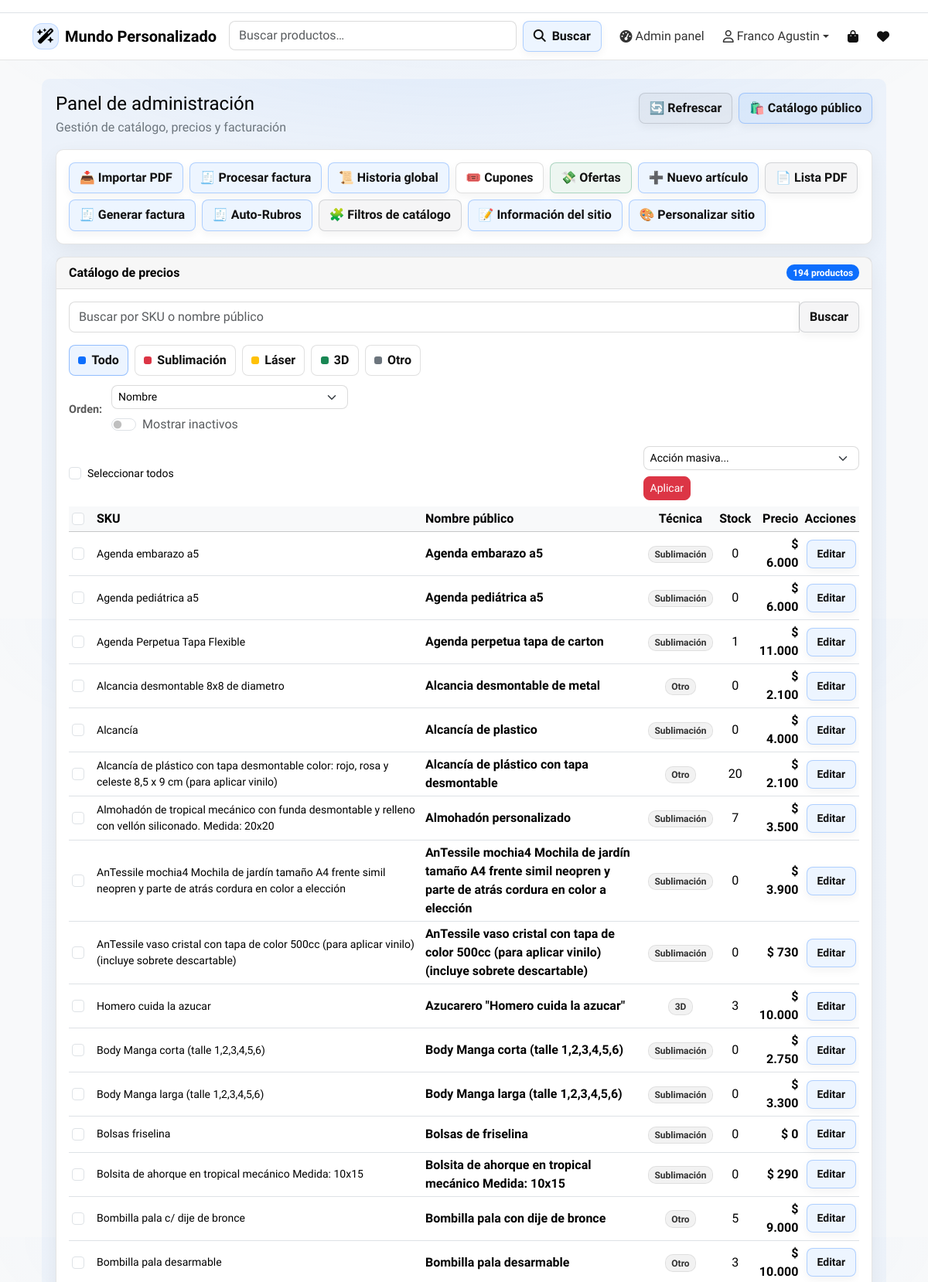
The page /owner/ (signed in, upper part) on the database its author committed.
### owner/models.py (models this page shows, shortened)
class SiteConfig(models.Model):
    primary_color   = models.CharField(max_length=20, default="#0d6efd")
    secondary_color = models.CharField(max_length=20, default="#6c757d")
    success_color   = models.CharField(max_length=20, default="#198754")
    danger_color    = models.CharField(max_length=20, default="#dc3545")
    background      = models.CharField(max_length=20, default="#ffffff")
    surface         = models.CharField(max_length=20, default="#ffffff")
    text_color      = models.CharField(max_length=20, default="#111111")
    muted_color     = models.CharField(max_length=20, default="#6c757d")
    primary_rgb = models.CharField(
        max_length=20,
        default="13,110,253",
        help_text="Formato: R,G,B (ej: 13,110,253)",
    )
    font_base = models.CharField(
        max_length=120,
        default="system-ui, -apple-system, Segoe UI, Roboto, Arial"
    )
    font_headings = models.CharField(
        max_length=120,
        default="system-ui, -apple-system, Segoe UI, Roboto, Arial"
    )
    google_fonts_url = models.URLField(blank=True, default="")
    texts = models.JSONField(default=dict, blank=True)
    updated_at = models.DateTimeField(auto_now=True)
    @classmethod
    def get_solo(cls):
        obj, _ = cls.objects.get_or_create(pk=1)
        return obj

### pdf/models.py (models this page shows, shortened)
class ProductoPrecio(models.Model):
    class TechChoices(models.TextChoices):
        SUB = "SUB", "Sublimación"
        LAS = "LAS", "Grabado láser"
        D3  = "3D",  "Impresión 3D"
        OTR = "OTR", "Otro"
    class RubroChoices(models.TextChoices):
        MATES = "MATES", "Mates"
        DIJES = "DIJES", "Dijes de acero"
        BOMB = "BOMB", "Bombillas"
        TERM = "TERM", "Termos"
        TAZA = "TAZA", "Tazas"
        LLAV = "LLAV", "Llaveros"
        OTRO = "OTRO", "Otros"
    lista_pdf = models.ForeignKey(
        ListaPrecioPDF,
        on_delete=models.SET_NULL,
        null=True,
        blank=True,
        related_name="productos",
    )
    sku = models.CharField(max_length=255, unique=True)
    nombre_publico = models.CharField(max_length=255)
    descripcion = models.TextField(blank=True, default="")
    precio_costo = models.DecimalField(
        max_digits=12, decimal_places=2, null=True, blank=True
    )
    imagen = models.ImageField(upload_to='productos/', null=True, blank=True)
    precio = models.DecimalField(max_digits=10, decimal_places=2)
    stock = models.IntegerField(default=0)
    tech = models.CharField(
        max_length=3,
        choices=TechChoices.choices,
        blank=True,
        default="",
    )
    rubro = models.CharField(
        max_length=80,
        blank=True,
        default="",
        help_text="Ej: Mates, Dijes de acero, Tazas, Llaveros..."
    )
    subrubro = models.CharField(
        max_length=80,
        blank=True,
        default="",
        help_text="Ej: Mate Imperial, Mate Camionero, Dije corazón, etc."
    )
    activo = models.BooleanField(default=True)
    created_at = models.DateTimeField(auto_now_add=True, null=True, blank=True)
    ultima_actualizacion = models.DateTimeField(auto_now=True, null=True, blank=True)

### owner/views.py (the view, shortened to what this page needs)
# urls.py: path("", AdminDashboardView.as_view(), name="home"),
class AdminDashboardView(LoginRequiredMixin, TemplateView):
    template_name = "owner/admin_panel.html"
    def dispatch(self, request, *args, **kwargs):
        if not _check_owner(request.user):
            raise PermissionDenied("No tienes permiso para ver esta página.")
        return super().dispatch(request, *args, **kwargs)
    def get_context_data(self, **kwargs):
        context = super().get_context_data(**kwargs)
        req = self.request
        q = req.GET.get("q", "").strip()
        t = req.GET.get("t", "").strip().lower()
        o = req.GET.get("o", "").strip()
        show_inactive = req.GET.get("show_inactive") == "1"
        qs = ProductoPrecio._base_manager.all()
        if not show_inactive:
            qs = qs.filter(activo=True)
        if q:
            qs = qs.filter(Q(sku__icontains=q) | Q(nombre_publico__icontains=q))
        tech_map = {
            "sub": "SUB",
            "laser": "LAS",
            "3d": "3D",
            "otr": "OTR",
        }
        if t in tech_map:
            qs = qs.filter(tech=tech_map[t])
        if o == "recientes":
            qs = qs.order_by("-created_at")
        elif o == "antiguos":
            qs = qs.order_by("created_at")
        elif o == "precio_desc":
            qs = qs.order_by("-precio")
        elif o == "precio_asc":
            qs = qs.order_by("precio")
        else:
            qs = qs.order_by("nombre_publico", "sku")
        context.update({
            "products": qs,
            "q": q,
            "t": t,
            "o": o,
            "show_inactive": show_inactive,
            "total_productos_precio": ProductoPrecio._base_manager.count(),
        })
        context["producto_precios_recientes"] = (
            ProductoPrecio._base_manager.all()
            .order_by("-ultima_actualizacion")[:5]
        )
        context["listas_pdf_recientes"] = ListaPrecioPDF.objects.all().order_by("-fecha_subida")[:5]
        context["facturas_recientes"] = FacturaProveedor.objects.all().order_by("-fecha_subida")[:5]
        context["total_items_facturas"] = ItemFactura.objects.count()
        return context

### owner/templates/owner/admin_panel.html (shortened to what this page needs)
{% extends "base.html" %}
{% load humanize %}
{% block content %}
<div class="container-fluid my-4">
  <div class="admin-wrap">
    <div class="d-flex justify-content-between align-items-start mb-3 flex-wrap gap-2">
      <div>
        <h1 class="h4 mb-1">Panel de administración</h1>
        <p class="admin-subtitle mb-0">Gestión de catálogo, precios y facturación</p>
      </div>
      <div class="d-flex gap-2">
        <a class="btn btn-mp neutral" href="{% url 'home' %}">🔄 Refrescar</a>
        <a class="btn btn-mp primary" href="{% url 'catalogo' %}" target="_blank">🛍️ Catálogo público</a>
      </div>
    </div>
    <div class="card admin-card mb-3">
      <div class="card-body d-flex flex-wrap gap-2">
        <a class="btn btn-mp primary" href="{% url 'importar_pdf' %}">📥 Importar PDF</a>
        <a class="btn btn-mp primary" href="{% url 'procesar_factura' %}">🧾 Procesar factura</a>
        <a class="btn btn-mp primary" href="{% url 'owner_historia_global' %}">📜 Historia global</a>
        <a class="btn btn-mp warning" href="{% url 'owner_cupon_list' %}">🎟️ Cupones</a>
        <a class="btn btn-mp success" href="{% url 'owner_oferta_list' %}">💸 Ofertas</a>
        <a class="btn btn-mp primary" href="{% url 'owner_producto_create_ui' %}">➕ Nuevo artículo</a>
        <a class="btn btn-mp neutral" href="{% url 'lista_precios_opciones' %}">📄 Lista PDF</a>
        <a class="btn btn-mp primary" href="{% url 'factura_crear' %}">🧾 Generar factura</a>
        <a class="btn btn-mp primary" href="{% url 'owner_autorubros' %}">🧾 Auto-Rubros</a>
        <a class="btn btn-mp neutral" href="{% url 'owner_filtros_panel' %}">🧩 Filtros de catálogo</a>
        <a class="btn btn-mp primary" href="{% url 'owner_siteinfo_list' %}">📝 Información del sitio</a>
        <a class="btn btn-mp primary" href="{% url 'owner_siteconfig_edit' %}">🎨 Personalizar sitio</a>
      </div>
    </div>
    <div class="card admin-card">
      <div class="card-header d-flex justify-content-between align-items-center">
        Catálogo de precios
        <span class="badge bg-primary">{{ total_productos_precio|default:0 }} productos</span>
      </div>
      <div class="card-body">
        <form class="mb-3" method="get">
          <div class="input-group">
            <input class="form-control" name="q" value="{{ q }}" placeholder="Buscar por SKU o nombre público">
            <button class="btn btn-mp neutral">Buscar</button>
          </div>
        </form>
        <div class="catalog-toolbar">
          {% with tl=t|default:''|lower %}
          <div class="tech-tabs">
            <a class="tech-tab {% if not tl %}active{% endif %}" href="?">
              <span class="dot dot-all"></span> Todo
            </a>
            <a class="tech-tab {% if tl == 'sub' %}active{% endif %}" href="?t=sub">
              <span class="dot dot-sub"></span> Sublimación
            </a>
            <a class="tech-tab {% if tl == 'laser' %}active{% endif %}" href="?t=laser">
              <span class="dot dot-las"></span> Láser
            </a>
            <a class="tech-tab {% if tl == '3d' %}active{% endif %}" href="?t=3d">
              <span class="dot dot-3d"></span> 3D
            </a>
            <a class="tech-tab {% if tl == 'otr' %}active{% endif %}" href="?t=otr">
              <span class="dot dot-otr"></span> Otro
            </a>
          </div>
          {% endwith %}
          <div class="order-box">
            <span class="order-label">Orden:</span>
            <form method="get" class="d-flex gap-2 align-items-center flex-wrap">
              <select name="o" class="form-select form-select-sm" onchange="this.form.submit()">
                <option value="">Nombre</option>
              </select>
              <div class="form-check form-switch m-0">
                <input class="form-check-input" type="checkbox" name="show_inactive" value="1" {% if show_inactive %}checked{% endif %} onchange="this.form.submit()">
                <label class="form-check-label text-muted">Mostrar inactivos</label>
              </div>
            </form>
          </div>
        </div>
        <div class="table-responsive mt-3">
          <form method="post" id="bulkForm">
            <div class="d-flex justify-content-between align-items-center mb-2 flex-wrap gap-2">
              <div class="form-check mb-0">
                <input class="form-check-input" type="checkbox" id="selectAllTop" onclick="toggleSelectAll(this)">
                <label class="form-check-label small" for="selectAllTop">Seleccionar todos</label>
              </div>
              <div class="d-flex gap-2 align-items-center flex-wrap">
                <select name="bulkAccion" id="bulkAccion" class="form-select form-select-sm" onchange="toggleBulkTech()">
                  <option value="">Acción masiva...</option>
                </select>
                <button type="submit" class="btn btn-sm btn-danger">
                  Aplicar
                </button>
              </div>
            </div>
            <table class="table table-hover table-sm align-middle">
              <thead class="table-light">
                <tr>
                  <th style="width:32px;">
                    <input class="form-check-input" type="checkbox" onclick="toggleSelectAll(this)">
                  </th>
                  <th>SKU</th>
                  <th>Nombre público</th>
                  <th class="text-center">Técnica</th>
                  <th class="text-center">Stock</th>
                  <th class="text-end">Precio</th>
                  <th class="text-end">Acciones</th>
                </tr>
              </thead>
              <tbody>
                {% for p in products %}
                <tr class="{% if not p.activo %}row-inactive table-secondary{% endif %}">
                  <td>
                    <input
                      type="checkbox"
                      class="form-check-input chk-producto"
                      name="ids"
                      value="{{ p.id }}"
                    >
                  </td>
                  <td class="small">{{ p.sku }}</td>
                  <td class="fw-semibold">{{ p.nombre_publico }}</td>
                  <td class="text-center">
                    <span class="badge badge-soft">
                      {% if p.tech == 'SUB' %}Sublimación
                      {% elif p.tech == 'LAS' %}Láser
                      {% elif p.tech == '3D' %}3D
                      {% else %}Otro{% endif %}
                    </span>
                  </td>
                  <td class="text-center">{{ p.stock }}</td>
                  <td class="text-end fw-bold">$ {{ p.precio|floatformat:0|intcomma }}</td>
                  <td class="text-end">
                    <a class="btn btn-sm btn-mp primary" href="{% url 'owner_producto_editar' p.id %}">
                      Editar
                    </a>
                  </td>
                </tr>
                {% empty %}
                <tr>
                  <td colspan="7" class="text-center text-muted py-4">
                    No hay productos para mostrar
                  </td>
                </tr>
                {% endfor %}
              </tbody>
            </table>
          </form>
        </div>
      </div>
    </div>
  </div>
</div>
{% endblock %}

### templates/base.html (shortened to what this page needs)
<!DOCTYPE html>
<html lang="es">
<head>
  <link href="https://cdn.jsdelivr.net/npm/bootstrap@5.3.3/dist/css/bootstrap.min.css" rel="stylesheet">
  <link rel="stylesheet" href="https://cdnjs.cloudflare.com/ajax/libs/font-awesome/6.4.2/css/all.min.css">
</head>
<body class="bg-light">
  <section class="border-bottom" style="background:#ffffff;">
    <div class="container py-2">
    </div>
  </section>
  <nav class="navbar navbar-expand-lg mp-navbar mb-3">
    <div class="container">
      <a class="navbar-brand fw-semibold d-flex align-items-center gap-2" href="{% url 'catalogo' %}">
        <span class="d-inline-flex align-items-center justify-content-center"
          style="width:34px;height:34px;border-radius:12px;background:rgba(13,110,253,.10);border:1px solid rgba(13,110,253,.18);">
          <i class="fa-solid fa-wand-magic-sparkles"></i>
        </span>
        {{ site_cfg.texts.brand_name|default:"Mundo Personalizado" }}
      </a>
      <div id="mainNav" class="collapse navbar-collapse">
        <form id="navSearchForm" class="d-flex ms-auto my-2 my-lg-0 gap-2 flex-grow-1" role="search" method="get"
          action="{% url 'catalogo' %}">
          <div class="position-relative flex-grow-1">
            <input class="form-control" name="q" id="navSearchInput" type="search"
              placeholder="{{ site_cfg.texts.search_placeholder|default:'Buscar productos…' }}" autocomplete="off"
              value="{{ request.GET.q|default:'' }}">
          </div>
          <button class="btn btn-mp primary flex-shrink-0" type="submit">
            <i class="fa-solid fa-magnifying-glass me-1"></i> Buscar
          </button>
        </form>
        <ul class="navbar-nav ms-3 align-items-lg-center gap-2">
          {% if request.user.is_authenticated and request.user.is_staff %}
          <li class="nav-item">
            <a class="nav-link d-flex align-items-center" href="{% url 'home' %}">
              <i class="fa-solid fa-gauge-high me-1"></i>
              <span>Admin panel</span>
            </a>
          </li>
          {% endif %}
          {% if request.user.is_authenticated %}
          <li class="nav-item dropdown">
            <a class="nav-link dropdown-toggle d-flex align-items-center" href="#" role="button"
              data-bs-toggle="dropdown" aria-expanded="false">
              <i class="fa-regular fa-user me-1"></i>
              <span>{{ request.user.first_name|default:"Mi cuenta" }}</span>
            </a>
          </li>
          {% endif %}
          <li class="nav-item dropdown">
            <a class="nav-link position-relative nav-icon d-flex align-items-center" href="#" role="button"
              data-bs-toggle="dropdown" aria-expanded="false" aria-label="Carrito">
              <i class="fa-solid fa-bag-shopping"></i>
            </a>
          </li>
          <li class="nav-item dropdown">
            <a class="nav-link position-relative nav-icon d-flex align-items-center" href="#" role="button"
              data-bs-toggle="dropdown" aria-expanded="false" aria-label="Favoritos">
              <i class="fa-solid fa-heart"></i>
            </a>
          </li>
        </ul>
      </div>
    </div>
  </nav>
  <main class="container mb-5">
    {% block content %}{% endblock %}
  </main>
</body>
</html>

### rows shown on the page
SiteConfig: texts.brand_name "Mundo Personalizado", q "Buscar productos…"
ProductoPrecio: sku "Agenda embarazo a5", nombre_publico "Agenda embarazo a5", tech "Sublimación", stock "0", precio "6.000"
ProductoPrecio: sku "Agenda pediátrica a5", nombre_publico "Agenda pediátrica a5", tech "Sublimación", stock "0", precio "6.000"
ProductoPrecio: sku "Agenda Perpetua Tapa Flexible", nombre_publico "Agenda perpetua tapa de carton", tech "Sublimación", stock "1", precio "11.000"
ProductoPrecio: sku "Alcancia desmontable 8x8 de diametro", nombre_publico "Alcancia desmontable de metal", tech "Otro", stock "0", precio "2.100"
ProductoPrecio: sku "Alcancía", nombre_publico "Alcancía de plastico", tech "Sublimación", stock "0", precio "4.000"
ProductoPrecio: sku "Alcancía de plástico con tapa desmontable color: rojo, rosa y celeste 8,5 x 9 cm (para aplicar vinilo)", nombre_publico "Alcancía de plástico con tapa desmontable", tech "Otro", stock "20", precio "2.100"
ProductoPrecio: sku "Almohadón de tropical mecánico con funda desmontable y relleno con vellón siliconado. Medida: 20x20", nombre_publico "Almohadón personalizado", tech "Sublimación", stock "7", precio "3.500"
ProductoPrecio: sku "AnTessile mochia4 Mochila de jardín tamaño A4 frente simil neopren y parte de atrás cordura en color a elección", nombre_publico "AnTessile mochia4 Mochila de jardín tamaño A4 frente simil neopren y parte de atrás cordura en color a elección", tech "Sublimación", stock "0", precio "3.900"
ProductoPrecio: sku "AnTessile vaso cristal con tapa de color 500cc (para aplicar vinilo)(incluye sobrete descartable)", nombre_publico "AnTessile vaso cristal con tapa de color 500cc (para aplicar vinilo)(incluye sobrete descartable)", tech "Sublimación", stock "0", precio "730"
ProductoPrecio: sku "Homero cuida la azucar", nombre_publico "Azucarero \"Homero cuida la azucar\"", tech "3D", stock "3", precio "10.000"
ProductoPrecio: sku "Body Manga corta (talle 1,2,3,4,5,6)", nombre_publico "Body Manga corta (talle 1,2,3,4,5,6)", tech "Sublimación", stock "0", precio "2.750"
ProductoPrecio: sku "Body Manga larga (talle 1,2,3,4,5,6)", nombre_publico "Body Manga larga (talle 1,2,3,4,5,6)", tech "Sublimación", stock "0", precio "3.300"
ProductoPrecio: sku "Bolsas friselina", nombre_publico "Bolsas de friselina", tech "Sublimación", stock "0", precio "0"
ProductoPrecio: sku "Bolsita de ahorque en tropical mecánico Medida: 10x15", nombre_publico "Bolsita de ahorque en tropical mecánico Medida: 10x15", tech "Sublimación", stock "0", precio "290"
ProductoPrecio: sku "Bombilla pala c/ dije de bronce", nombre_publico "Bombilla pala con dije de bronce", tech "Otro", stock "5", precio "9.000"
ProductoPrecio: sku "Bombilla pala desarmable", nombre_publico "Bombilla pala desarmable", tech "Otro", stock "3", precio "10.000"

### other values the page prints
{{ request.user.first_name|default:"Mi cuenta" }} "Franco Agustin"
{{ total_productos_precio|default:0 }} "194"
